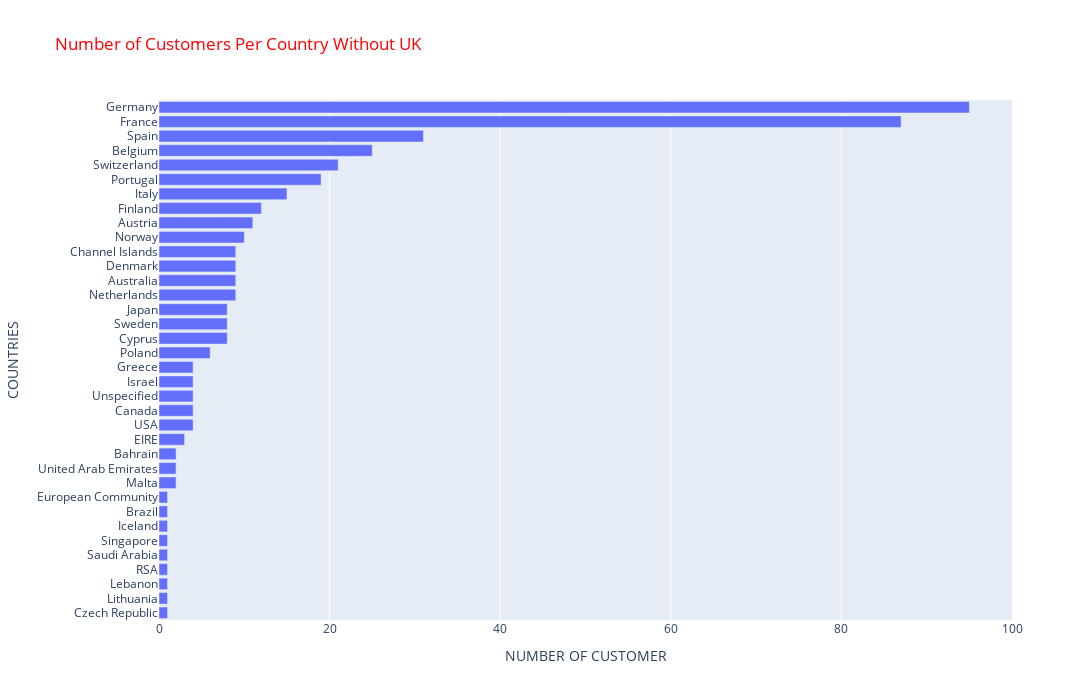

Source (notebook cell):
### Code cell
# PLOTLY BAR PLOT
import plotly.express as px
plt.figure(figsize = (16,9))
fig = px.bar(df.groupby('Country')["CustomerID"].nunique().sort_values(ascending=False),
             x = df.groupby('Country')["CustomerID"].nunique().sort_values(ascending=False).iloc[1:], 
             y = df.groupby('Country')["CustomerID"].nunique().sort_values(ascending=False).iloc[1:].index,
             title="Number of Customers Per Country Without UK")
fig.update_yaxes(categoryorder='total ascending')
fig.update_layout(xaxis_title="NUMBER OF CUSTOMER",yaxis_title="COUNTRIES", autosize=False, width=1400, height=700, title_font_color="red",)
fig.show()

### Figure 1 — Plotly figure (JSON) as saved in the notebook; plotly's stock layout.template omitted (floating-point values rounded to 4 significant figures)
{"data": [{"alignmentgroup": "True", "hovertemplate": "x=%{x}<br>y=%{y}<extra></extra>", "legendgroup": "", "marker": {"color": "#636efa", "pattern": {"shape": ""}}, "name": "", "offsetgroup": "", "orientation": "h", "showlegend": false, "textposition": "auto", "type": "bar", "x": [95, 87, 31, 25, 21, 19, 15, 12, 11, 10, 9, 9, 9, 9, 8, 8, 8, 6, 4, 4, 4, 4, 4, 3, 2, 2, 2, 1, 1, 1, 1, 1, 1, 1, 1, 1], "xaxis": "x", "y": ["Germany", "France", "Spain", "Belgium", "Switzerland", "Portugal", "Italy", "Finland", "Austria", "Norway", "Netherlands", "Australia", "Denmark", "Channel Islands", "Cyprus", "Sweden", "Japan", "Poland", "USA", "Canada", "Unspecified", "Israel", "Greece", "EIRE", "Malta", "United Arab Emirates", "Bahrain", "Czech Republic", "Lithuania", "Lebanon", "RSA", "Saudi Arabia", "Singapore", "Iceland", "Brazil", "European Community"], "yaxis": "y"}], "layout": {"autosize": false, "barmode": "relative", "height": 700, "legend": {"tracegroupgap": 0}, "title": {"font": {"color": "red"}, "text": "Number of Customers Per Country Without UK"}, "width": 1400, "xaxis": {"anchor": "y", "domain": [0, 1], "title": {"text": "NUMBER OF CUSTOMER"}}, "yaxis": {"anchor": "x", "categoryorder": "total ascending", "domain": [0, 1], "title": {"text": "COUNTRIES"}}}}
